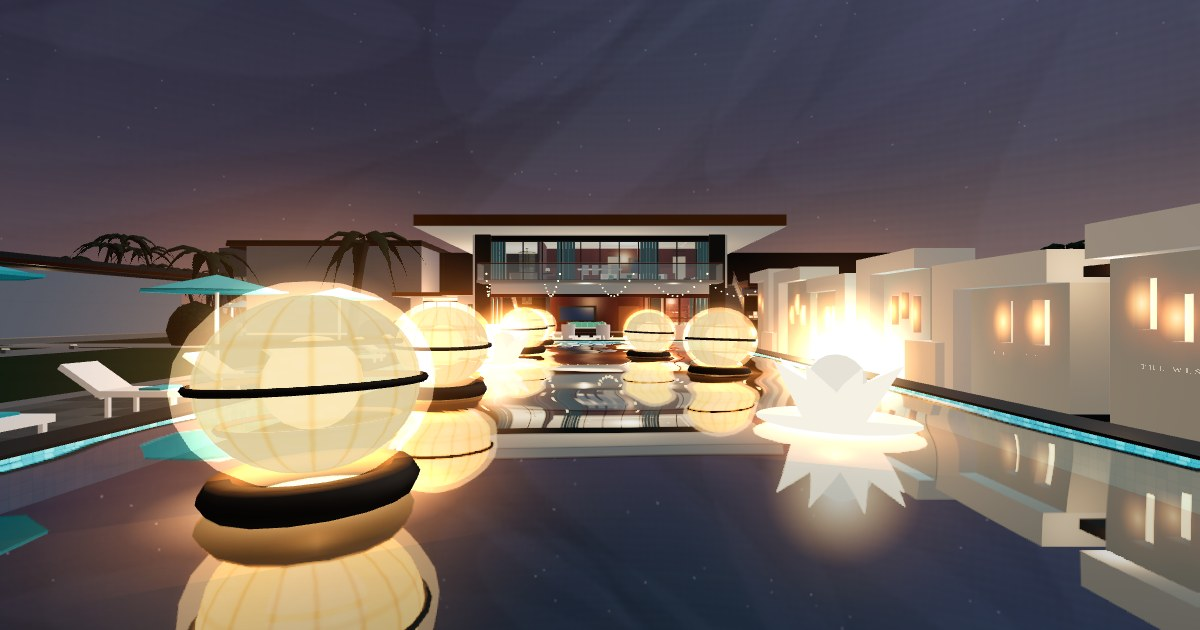
#> input picture assets/og.jpg, 1200 x 630 px
$ python chroma_key.py ../og.jpg ../og.jpg
#> lines starting #> are read from the running program, lines starting #| are printed output that depends on the picture; after the words box and inside, x2 and y2 are one past the last pixel; in counts of white or black regions, pixels touching at a corner belong together
#!/usr/bin/env python3
"""Key a generated figure off its chroma-key green backdrop into clean RGBA.

Why this exists
---------------
The first ghost art was generated on a BLACK backdrop and keyed by luminance. That
works for a red cheongsam and fails completely for everything this game actually
wants: the woman's black hair dissolved into the background, and a jiangshi in a
near-black burial robe would have had no body at all. Luminance keying cannot tell
"dark subject" from "dark background", so any horror character — which is to say
every character here — loses exactly the parts that matter.

Generating on green and keying on *hue* separates subject from background by colour
instead of brightness, so black hair, navy cloth and shadowed folds all survive.

The three stages that matter:

  key     alpha from how green a pixel is relative to its own red/blue — a ratio, so
          it holds up across the backdrop's lighting gradient.
  spill   green light bounces off a green wall onto the subject. Without suppression
          every figure wears a green rim and reads as a cut-out. Green is pulled back
          to the red/blue average only where it exceeds it.
  crop    trim to the alpha bounding box so the card's aspect ratio is the FIGURE's
          aspect ratio; the game sizes the card from real-world height, and padding
          baked into the image would silently squash the character.

Usage: chroma_key.py IN.png OUT.png [--tol auto] [--soft auto] [--pad 8] [--max 2048]
                                    [--nocrop] [--mode hue|magenta|flat] [--unmix]
                                    [--erode N] [--bleed N]

wedding-venue-3d copy (2026-09-15) of seventh-floor's keyer. Two additions:

--nocrop   the cocktail-menu plate is a 2x2 GRID of four illustrations and the game
           addresses each quarter by UV, so trimming the whole sheet to its alpha
           bounding box would move the quadrant centres. Keeps the full frame.

--mode magenta   ⚠ THE KEY FOR ANY GREEN SUBJECT. A green leaf on a green screen is
           the same failure as black hair on black: `greenness` cannot tell a palm
           frond from the wall behind it. Measured on a test plate (a coconut frond
           shot on flat magenta): subject mean #60782f, backdrop #ee5bb9, and the
           correlation between alpha and BRIGHTNESS is -0.80 — a luminance key would
           deliver the matte inverted, which is the bug that once deleted 66% of a
           character in seventh-floor. Magenta is green's opposite, so the SAME hue
           ratio works with its sign flipped: magentaness = ((r+b)/2 - g) / (r+g+b).
           Everything else — the border-ring threshold, the speck drop, the enclosed
           hole fill, the despill — is the green keyer's, unchanged.

--bleed N  ⚠ REQUIRED FOR A MAGENTA PLATE, and free insurance on a green one. The
           keyer leaves the BACKDROP's colour under alpha 0. three builds mipmaps on
           the RGB channels without regard to alpha, so at distance those pixels
           average into the visible ones: on a green screen that is a green fringe on
           green leaves (invisible), on a MAGENTA screen it is a pink halo around
           every frond on the campus. `--bleed N` floods the subject's own colour N
           pixels out into the transparent region and fills whatever is left with the
           subject's mean, so every mip level averages foliage with foliage.

--mode flat   a third keyer for subjects that CONTAIN green or yellow. The hue-ratio
           key above is right for a cast of dark ghosts on a photographed green wall,
           and wrong for a watercolour of a yellow rum highball with a sprig of mint:
           measured on that plate, the ratio despill turned the yellow drink orange and
           the mint leaves grey-brown, and the mint (greenness 0.15-0.25) keys as
           backdrop (0.22-0.25). The generated backdrop, though, is FLAT — RGB std 1.3,
           every border pixel within 14 of the median — while the mint sits 58+ away.
           So `flat` keys on RGB distance to the sampled backdrop colour, recovers edge
           colour by UNMIXING against that known backdrop (c = a*s + (1-a)*bg, solve
           for s) instead of despilling, and does not fill enclosed holes (the gaps
           between mint leaves are real). Interior pixels are untouched.
"""
import sys
from pathlib import Path

import numpy as np
from PIL import Image


def greenness(rgb: np.ndarray) -> np.ndarray:
    """How green a pixel is relative to its own brightness.

    Normalising by the pixel's own sum makes this immune to the backdrop's light
    falloff — a dim corner of the green wall keys exactly like a brightly lit one,
    which a raw `g - max(r, b)` difference does not.
    """
    r, g, b = rgb[..., 0], rgb[..., 1], rgb[..., 2]
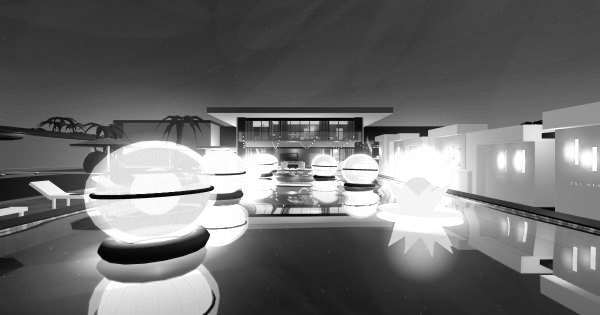
#> r: shape (630, 1200) float32 (shown at 1/2 size); min 0, max 1, mean 0.431
    total = np.maximum(r + g + b, 1e-4)
    return (g - np.maximum(r, b)) / total
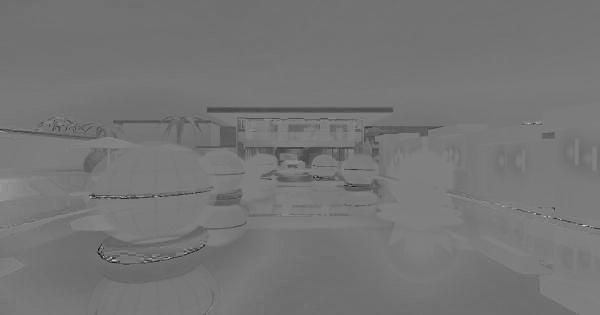
#> returned value: shape (630, 1200) float32 (shown at 1/2 size); min -1, max 1, mean -0.0774; drawn with min black and max white


# [11 lines left out: function magentaness, not called in this run]


CHROMA = {"hue": greenness, "green": greenness, "magenta": magentaness}


def backdrop_level(gr: np.ndarray) -> float:
    """Estimate the DIM END of the backdrop's greenness from a ring of border pixels.

    Two things make a fixed threshold useless here:

    1. Generated green screens are not a fixed colour. They come back anywhere from a
       saturated key green to the realistic dark stage green (52,156,81) these prompts
       actually produce, which sits at ~0.20 where a saturated green would be ~0.45.
    2. A photographed backdrop has a lighting gradient across it — in these frames the
       green runs 0.18 in the dark corners to 0.29 near the lamps.

    So the threshold has to sit *below the darkest backdrop pixel*, not at the
    backdrop's average: calibrating to the middle of that range leaves half the wall
    opaque. The subject is nowhere near it — red silk keys at -0.5, black hair at
    -0.03 — so there is a wide empty gap to aim at.

    Pixels at or below 0.05 are dropped before measuring, so a studio ceiling or a
    shoulder clipping the frame edge cannot drag the estimate down.
    """
    h, w = gr.shape
    band = max(2, min(h, w) // 64)
    ring = np.concatenate([
        gr[:band, :].ravel(), gr[-band:, :].ravel(),
        gr[:, :band].ravel(), gr[:, -band:].ravel(),
    ])
    green = ring[ring > 0.05]
    if green.size < ring.size * 0.2:
        return 0.0
    return float(np.percentile(green, 10))


def largest_regions(mask: np.ndarray, keep_frac: float = 0.02) -> np.ndarray:
    """Keep only sizeable connected regions of `mask`, dropping specks.

    A chroma key always leaves a scatter of isolated pixels where backdrop noise landed
    on the subject side of the threshold. On a ghost card those show up in game as
    glowing dust around the figure, because the material is emissive. An explicit
    flood fill avoids adding a scipy dependency to the pipeline.
    """
    h, w = mask.shape
    total = int(mask.sum())
    if total == 0:
        return mask
    labels = np.zeros((h, w), dtype=bool)
    kept = np.zeros_like(mask)
    ys, xs = np.nonzero(mask)
    for idx in range(len(ys)):
        y, x = int(ys[idx]), int(xs[idx])
        if labels[y, x]:
            continue
        stack = [(y, x)]
        labels[y, x] = True
        comp = []
        while stack:
            cy, cx = stack.pop()
            comp.append((cy, cx))
            for dy, dx in ((1, 0), (-1, 0), (0, 1), (0, -1)):
                ny, nx = cy + dy, cx + dx
                if 0 <= ny < h and 0 <= nx < w and mask[ny, nx] and not labels[ny, nx]:
                    labels[ny, nx] = True
                    stack.append((ny, nx))
        if len(comp) >= total * keep_frac:
            ci = np.array(comp)
            kept[ci[:, 0], ci[:, 1]] = True
    return kept


def fill_enclosed_holes(mask: np.ndarray, max_frac: float = 0.0008) -> np.ndarray:
    """Close small transparent regions that the subject completely surrounds.

    Deep shadow between two limbs is still lit by the green wall behind it, so it keys
    as backdrop and punches a hole through the middle of the subject. The mass of arms
    in the lift came back chewed for exactly this reason.

    A transparent region that touches the image border is real — it is the space around
    the figure. One that does not, and is TINY, is a key failure.

    The threshold is deliberately small (0.08% of the frame). The first attempt used 2%
    and closed the genuine gaps between a mass of reaching arms, which are supposed to
    stay open so the dark lift shows through them. Speckle is what this is for; a gap
    you could see through is not speckle.
    """
    h, w = mask.shape
    holes = ~mask
    seen = np.zeros_like(holes)
    total = mask.size
    out = mask.copy()
    ys, xs = np.nonzero(holes)
    for idx in range(len(ys)):
        y, x = int(ys[idx]), int(xs[idx])
        if seen[y, x]:
            continue
        stack = [(y, x)]
        seen[y, x] = True
        comp = []
        touches_border = False
        while stack:
            cy, cx = stack.pop()
            comp.append((cy, cx))
            if cy == 0 or cx == 0 or cy == h - 1 or cx == w - 1:
                touches_border = True
            for dy, dx in ((1, 0), (-1, 0), (0, 1), (0, -1)):
                ny, nx = cy + dy, cx + dx
                if 0 <= ny < h and 0 <= nx < w and holes[ny, nx] and not seen[ny, nx]:
                    seen[ny, nx] = True
                    stack.append((ny, nx))
        if not touches_border and len(comp) <= total * max_frac:
            ci = np.array(comp)
            out[ci[:, 0], ci[:, 1]] = True
    return out


def key(img: Image.Image, tol=None, soft=None, despill: float = 1.0, unmix: bool = False,
        chroma: str = "hue"):
    """`unmix=True` replaces the despill on EDGE pixels with an unmix against the
    backdrop's median colour (c = a*s + (1-a)*bg, solved for s). The despill pulls a
    green fringe down to the red/blue average, which on a near-WHITE subject (the rose
    petal) reads as a thin dark outline; unmixing gives the fringe the subject's own
    colour instead. Interior pixels keep the ordinary despill.

    `chroma="magenta"` mirrors the whole thing for a green subject on a magenta wall
    (see the module docstring): the metric is magentaness instead of greenness, and the
    despill pulls RED AND BLUE down toward green where they overshoot instead of the
    other way round. A green leaflet has g > (r+b)/2, so its despill term is zero and
    the leaf keeps its own colour — which is exactly what a green-screen despill
    cannot promise it."""
    rgb = np.asarray(img.convert("RGB"), dtype=np.float32) / 255.0
    gr = CHROMA[chroma](rgb)
    h0, w0 = gr.shape
    band0 = max(2, min(h0, w0) // 64)
    bg_rgb = np.median(np.concatenate([
        rgb[:band0].reshape(-1, 3), rgb[-band0:].reshape(-1, 3),
        rgb[:, :band0].reshape(-1, 3), rgb[:, -band0:].reshape(-1, 3)]), axis=0)
#> bg_rgb = [0.22, 0.224, 0.298]

    if tol is None or soft is None:
        bg = backdrop_level(gr)
#> in backdrop_level, `green = ring[ring > 0.05]`: green = 428 values, max 0.289 at index 2, min 0.0508 at index 17, mean 0.139
#> bg = 0
        if bg <= 0.0:
            print("WARNING: no green backdrop along the border — the shot is probably "
                  "framed wrong (studio ceiling or floor in the corners). Falling back "
                  "to a fixed key; re-shoot rather than trusting this matte.",
                  file=sys.stderr)
            bg = 0.20
        # Fully transparent just under the DARKEST backdrop pixel, fully opaque well
        # below it, in the empty gap between backdrop and subject.
        t_solid = bg * 0.30
        t_clear = bg * 0.88
        tol = t_solid if tol is None else tol
        soft = (t_clear - t_solid) if soft is None else soft
        print(f"  backdrop {bg:.3f} -> opaque<={tol:.3f} clear>={tol + soft:.3f}",
              file=sys.stderr)

    # greenness <= tol -> opaque subject; >= tol + soft -> transparent backdrop.
    alpha = 1.0 - np.clip((gr - tol) / max(soft, 1e-4), 0.0, 1.0)
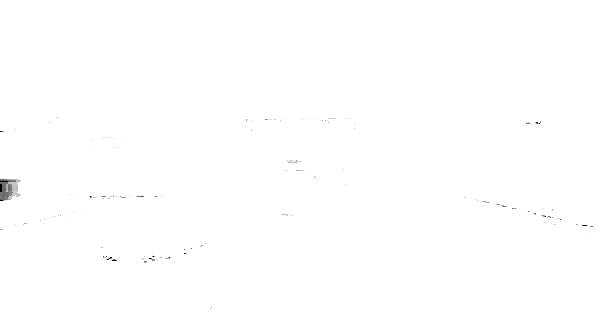
#> alpha: shape (630, 1200) float32 (shown at 1/2 size); min 0, max 1, mean 0.998

    # Despill: green light bounces off a green wall onto the subject, and without
    # suppression every figure wears a green rim and reads as a cut-out. Pull green
    # back to the red/blue average wherever it overshoots, scaled by alpha so
    # semi-transparent hair edges do not take a hard colour shift.
    r, g, b = rgb[..., 0], rgb[..., 1], rgb[..., 2]
    rb = (r + b) * 0.5
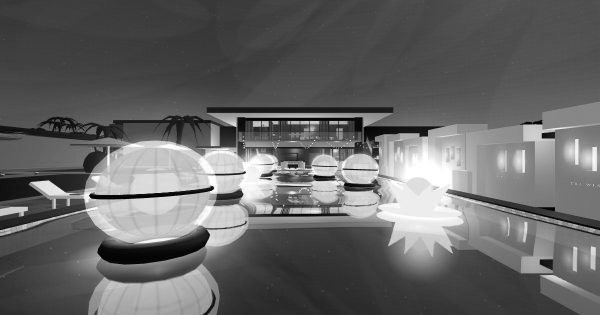
#> rb: shape (630, 1200) float32 (shown at 1/2 size); min 0, max 1, mean 0.4
    if chroma == "magenta":
        over = np.maximum(rb - g, 0.0) * despill * alpha
        r, b = r - over, b - over
        g2 = g
    else:
        g2 = g - np.maximum(g - rb, 0.0) * despill * alpha
    if unmix:
        a3 = alpha[..., None]
        edge = (alpha > 0.02) & (alpha < 0.98)
        est = (rgb - (1.0 - a3) * bg_rgb) / np.maximum(a3, 0.15)
        est = np.clip(est, 0.0, 1.0)
        r = np.where(edge, est[..., 0], r)
        g2 = np.where(edge, est[..., 1], g2)
        b = np.where(edge, est[..., 2], b)

    # Drop isolated specks where backdrop noise crossed the threshold. They are
    # invisible in a PNG viewer and very visible in game, because the ghost material
    # is emissive and every speck becomes a floating mote of light.
    keep = largest_regions(fill_enclosed_holes(alpha > 0.5))
#> in fill_enclosed_holes, `holes = ~mask`:
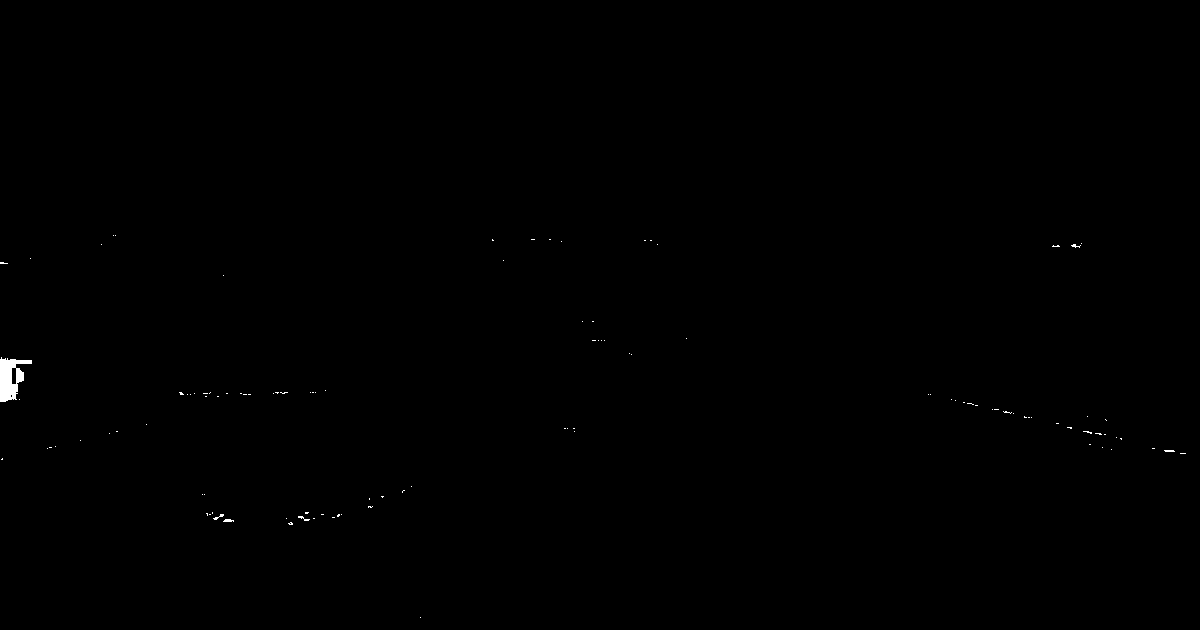
#> holes: shape (630, 1200) bool; 0.16% white; 110 white regions (105 under 20 px), largest, box (x1, y1, x2, y2) and area: (0, 357, 32, 402) 787, (223, 519, 234, 522) 26, (213, 514, 224, 520) 24, (298, 516, 310, 521) 24, (1164, 450, 1175, 452) 20
#> (the rest of the program and of its run is left out)
